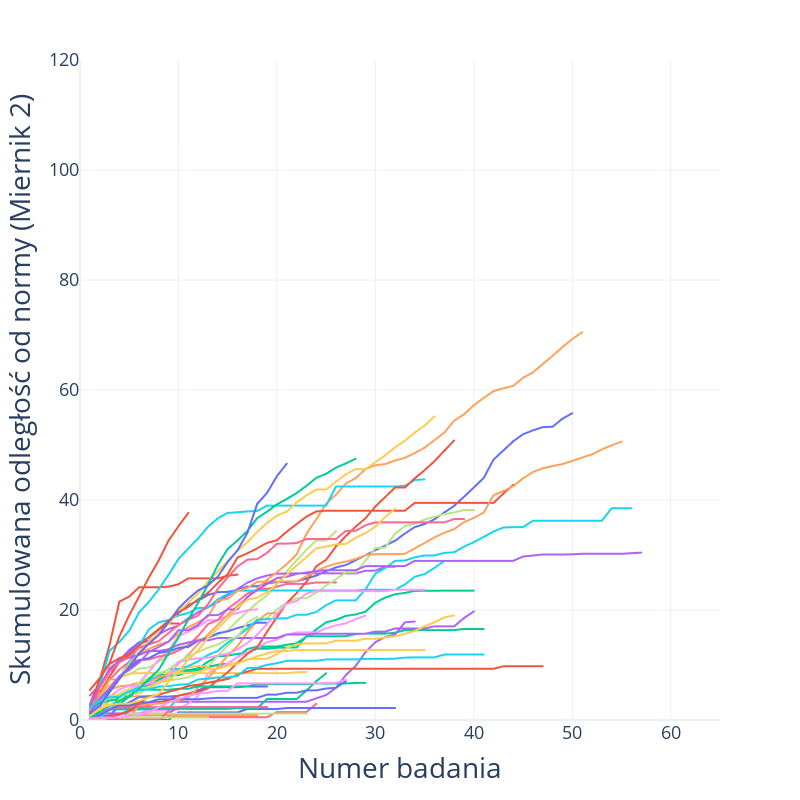
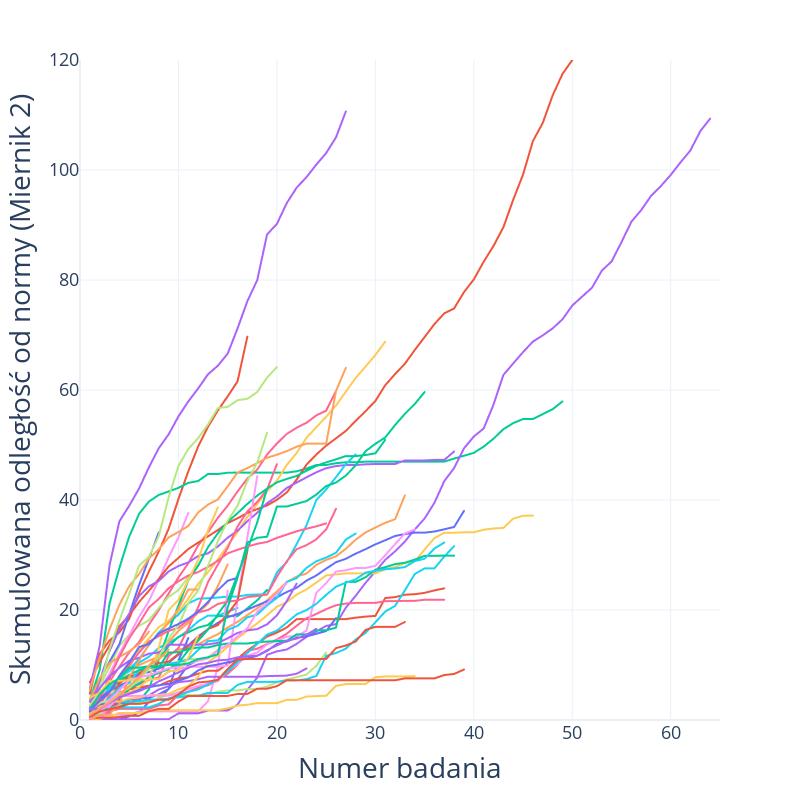

The cell these charts' notebook holds for them, in order:
### Code cell
# Podziel dane na dwie ramki danych
df_zgon_0 = df_dist[df_dist['ZGON'] == 0]
df_zgon_1 = df_dist[df_dist['ZGON'] == 1]

y='euclidean_kw_skum'

# fig0 = make_subplots(rows=1, cols=2, subplot_titles=['Zgon: nie', 'Zgon: tak'])
# Wykres dla ZGON=0
fig1 = px.line(df_zgon_0, x='BADANIE_NR', y=y, color='PACJENT_NR', 
              labels={'BADANIE_NR': 'BADANIE_NR', y: y, 'PACJENT_NR': 'Pacjent'}, width=800, height=800)
fig1.update_xaxes(title_text='Numer badania')
fig1.update_yaxes(title_text='Skumulowana odległość od normy (Miernik 2)')
fig1.update_layout(showlegend=False)

# Wykres dla ZGON=1
fig2 = px.line(df_zgon_1, x='BADANIE_NR', y=y, color='PACJENT_NR', 
               labels={'BADANIE_NR': 'BADANIE_NR', y: y, 'PACJENT_NR': 'Pacjent'}, width=800, height=800)
fig2.update_xaxes(title_text='Numer badania')
fig2.update_yaxes(title_text='Skumulowana odległość od normy (Miernik 2)')
fig2.update_layout(showlegend=False)

# fig1.update_yaxes(range=[0, 15])
# fig2.update_yaxes(range=[0, 15])


fig1.update_yaxes(range=[0, 120])
fig2.update_yaxes(range=[0, 120])

fig1.update_xaxes(range=[0, 65])
fig2.update_xaxes(range=[0, 65])

fig1.update_layout(
    xaxis=dict(
        tickfont=dict(size=18),
        title_font=dict(size=28),
    ),
    yaxis=dict(
        tickfont=dict(size=18),
        title_font=dict(size=28)
    )
)
fig2.update_layout(
    xaxis=dict(
        tickfont=dict(size=18),
        title_font=dict(size=28),
    ),
    yaxis=dict(
        tickfont=dict(size=18),
        title_font=dict(size=28)
    )
)
fig1.update_layout(template="plotly_white")
fig2.update_layout(template="plotly_white")

fig1.write_image("images4/"+"miernik2_skum_pacjenci_wyleczeni"+ ".png", width=1000, height=800, scale=4, format="png")
fig2.write_image("images4/"+"miernik2_skum_pacjenci_zmarli"+ ".png", width=1000, height=800, scale=4, format="png")
fig1.write_html("images4/miernik2_skum_pacjenci_wyleczeni.html")
fig2.write_html("images4/miernik2_skum_pacjenci_zmarli.html")

# Wyświetl oba wykresy
fig1.show()
fig2.show()
